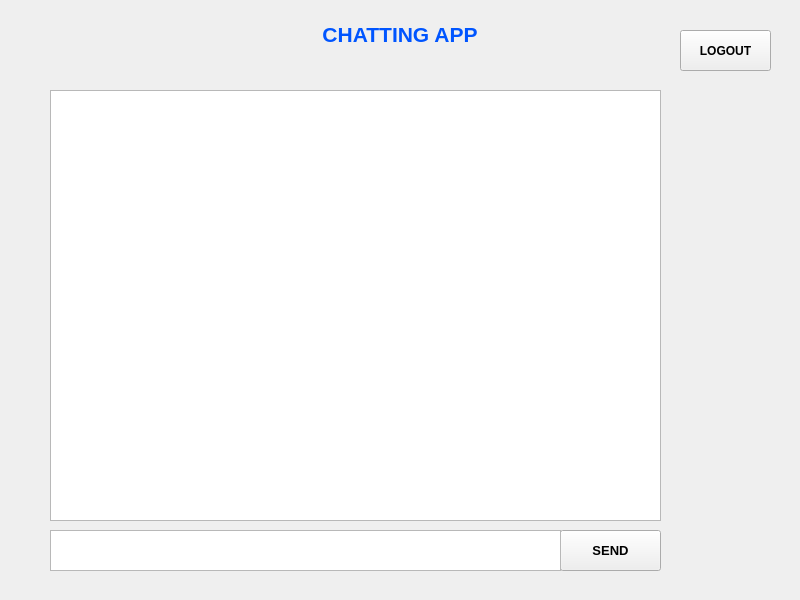
<?xml version="1.0" encoding="UTF-8"?>
<ui version="4.0">
 <class>Form</class>
 <widget class="QWidget" name="Form">
  <property name="geometry">
   <rect>
    <x>0</x>
    <y>0</y>
    <width>800</width>
    <height>600</height>
   </rect>
  </property>
  <property name="windowTitle">
   <string>Form</string>
  </property>
  <property name="toolTipDuration">
   <number>3</number>
  </property>
  <widget class="QPushButton" name="logoutbtn">
   <property name="geometry">
    <rect>
     <x>680</x>
     <y>30</y>
     <width>91</width>
     <height>41</height>
    </rect>
   </property>
   <property name="font">
    <font>
     <pointsize>9</pointsize>
     <weight>75</weight>
     <bold>true</bold>
    </font>
   </property>
   <property name="cursor">
    <cursorShape>PointingHandCursor</cursorShape>
   </property>
   <property name="text">
    <string>LOGOUT</string>
   </property>
  </widget>
  <widget class="QPushButton" name="sendbtn">
   <property name="enabled">
    <bool>true</bool>
   </property>
   <property name="geometry">
    <rect>
     <x>560</x>
     <y>530</y>
     <width>101</width>
     <height>41</height>
    </rect>
   </property>
   <property name="font">
    <font>
     <pointsize>10</pointsize>
     <weight>75</weight>
     <bold>true</bold>
     <kerning>false</kerning>
    </font>
   </property>
   <property name="cursor">
    <cursorShape>PointingHandCursor</cursorShape>
   </property>
   <property name="text">
    <string>SEND</string>
   </property>
   <property name="checkable">
    <bool>false</bool>
   </property>
  </widget>
  <widget class="QPlainTextEdit" name="newmsg">
   <property name="geometry">
    <rect>
     <x>50</x>
     <y>530</y>
     <width>511</width>
     <height>41</height>
    </rect>
   </property>
   <property name="cursor" stdset="0">
    <cursorShape>IBeamCursor</cursorShape>
   </property>
   <property name="toolTip">
    <string>Type new message</string>
   </property>
   <property name="toolTipDuration">
    <number>3</number>
   </property>
  </widget>
  <widget class="QLabel" name="label">
   <property name="geometry">
    <rect>
     <x>200</x>
     <y>10</y>
     <width>400</width>
     <height>50</height>
    </rect>
   </property>
   <property name="text">
    <string>&lt;html&gt;&lt;head/&gt;&lt;body&gt;&lt;p align=&quot;center&quot;&gt;&lt;span style=&quot; font-size:16pt; font-weight:600; color:#0055ff;&quot;&gt;CHATTING APP&lt;/span&gt;&lt;/p&gt;&lt;/body&gt;&lt;/html&gt;</string>
   </property>
   <property name="alignment">
    <set>Qt::AlignCenter</set>
   </property>
   <property name="margin">
    <number>5</number>
   </property>
  </widget>
  <widget class="QTextBrowser" name="textBrowser">
   <property name="geometry">
    <rect>
     <x>50</x>
     <y>90</y>
     <width>611</width>
     <height>431</height>
    </rect>
   </property>
  </widget>
 </widget>
 <resources/>
 <connections/>
</ui>
